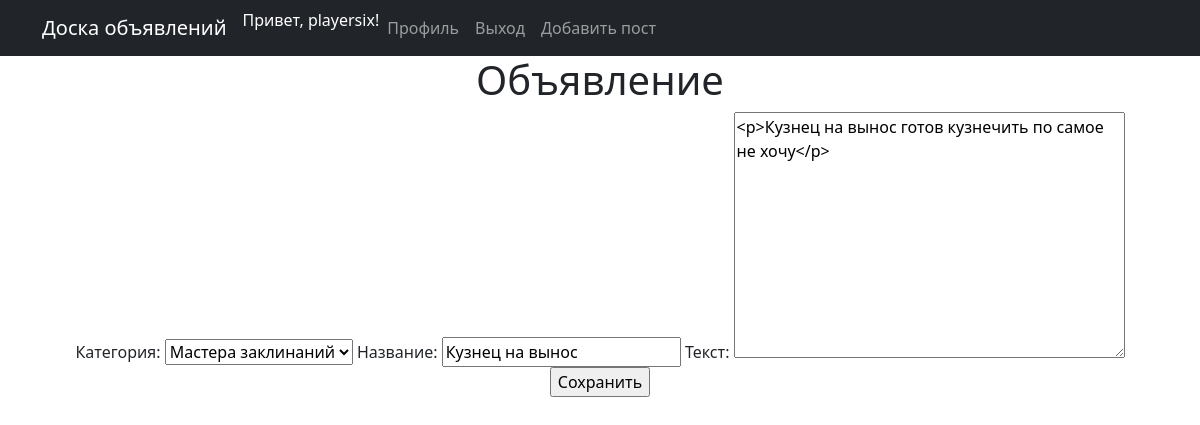
Screenshot of /posts/edit/2/ (signed in) with the database file from the repository.
### board/models.py (models this page shows, shortened)
class Post(models.Model):
    author = models.ForeignKey(User, on_delete=models.CASCADE, verbose_name='Автор')
    LIST_CHOICE = [
        ('Tanks', 'Танки'),
        ('Healers', 'Хилы'),
        ('DD', 'ДД'),
        ('Traders', 'Торговцы'),
        ('GM', 'Гилдмастеры'),
        ('QG', 'Квестгиверы'),
        ('Smiths', 'Кузнецы'),
        ('Leatherworkers', 'Кожевники'),
        ('Potions', 'Зельевары'),
        ('Spell', 'Мастера заклинаний')
    ]
    category = models.CharField(max_length=18, choices=LIST_CHOICE, verbose_name='Категория')
    title = models.CharField(max_length=256, verbose_name='Название')
    content = RichTextUploadingField(config_name='special', verbose_name='Текст', null=True)
    data_creation = models.DateTimeField(auto_now_add=True, verbose_name='Время создания')

### board/views.py (the view)
# urls.py: path('posts/edit/<int:post_id>/', views.edit_post, name='edit_post'),
def edit_post(request, post_id=None):  # редактировать объявление
    item = get_object_or_404(Post, id=post_id)
    form = PostForm(request.POST or None, instance=item)
    if form.is_valid():
        form.save()
        return redirect('posts_profile')
    return render(request, 'posts/post_form.html', {'form': form})

### board/forms.py (shortened to what this page needs)
class PostForm(ModelForm):      # форма для создания поста
    class Meta:
        model = Post
        fields = [
            'category',
            'title',
            'content',
        ]

### templates/posts/post_form.html (shortened to what this page needs)
{% extends 'flatpages/default.html' %}
{% block content %}
 <h1>Объявление</h1>
<form action="" method="POST">
    {{ form }}
    <br>
    <input type="submit" value="Сохранить">
</form>
{% endblock content %}

### templates/flatpages/default.html (shortened to what this page needs)
<!DOCTYPE html>
{% load static %}
<html lang="ru">
    <head>
        <link href="{% static 'css/styles.css' %}" rel="stylesheet" />
    </head>
    <body>
        <nav class="navbar navbar-expand-lg navbar-dark bg-dark static-top">
           <div class="container">
               <a class="navbar-brand" href="/posts">Доска объявлений</a>
               <div class="collapse navbar-collapse" id="navbarResponsive">
                   <ul class="navbar-nav ml-auto">
				{% if request.user.is_authenticated %}
                    <li class="nav-item" style="color: #ffffff">Привет, {{ request.user.username }}!</li>
                    <li class="nav-item"><a class="nav-link" href="/profile/">Профиль</a></li>
                    <li class="nav-item"><a class="nav-link" href="/accounts/logout/">Выход</a></li>
                {% else %}
                     <li class="nav-item"><a class="nav-link" href="/accounts/login/">Пожалуйста, войдите на сайт.</a></li>
                {% endif %}
               {% if perms.board.change_post or perms.board.delete_post %}
					<li class="nav-item"><a class="nav-link" href="/posts/add/">Добавить пост</a>
                       </li>
               {% endif %}
                   </ul>
               </div>
           </div>
        </nav>
        <div class="container">
           <div class="row">
               <div class="col-lg-12 text-center">
               {% autoescape off %}
                   {% block content %}{% endblock content %}
               {% endautoescape %}
               </div>
           </div>
        </div>
    </body>
</html>

### rows the page displays
Post: category "Мастера заклинаний", title "Кузнец на вынос", content "<p>Кузнец на вынос готов кузнечить по самое не хочу</p>"

### other values shown
{{ request.user.username }} "playersix"
